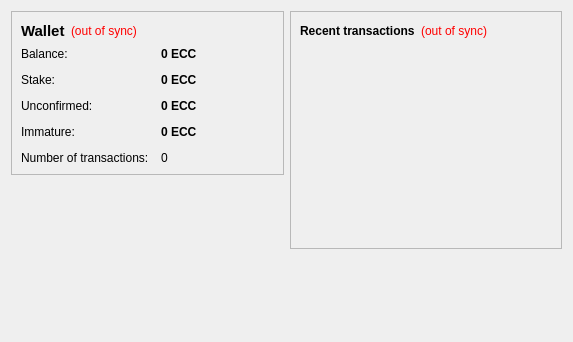
<?xml version="1.0" encoding="UTF-8"?>
<ui version="4.0">
 <class>OverviewPage</class>
 <widget class="QWidget" name="OverviewPage">
  <property name="geometry">
   <rect>
    <x>0</x>
    <y>0</y>
    <width>573</width>
    <height>342</height>
   </rect>
  </property>
  <property name="windowTitle">
   <string>Form</string>
  </property>
  <layout class="QHBoxLayout" name="horizontalLayout" stretch="1,1">
   <item>
    <layout class="QVBoxLayout" name="verticalLayout_2">
     <item>
      <widget class="QFrame" name="frame">
       <property name="frameShape">
        <enum>QFrame::StyledPanel</enum>
       </property>
       <property name="frameShadow">
        <enum>QFrame::Raised</enum>
       </property>
       <layout class="QVBoxLayout" name="verticalLayout_4">
        <item>
         <layout class="QHBoxLayout" name="horizontalLayout_4">
          <item>
           <widget class="QLabel" name="label_5">
            <property name="font">
             <font>
              <pointsize>11</pointsize>
              <weight>75</weight>
              <bold>true</bold>
             </font>
            </property>
            <property name="text">
             <string>Wallet</string>
            </property>
           </widget>
          </item>
          <item>
           <widget class="QLabel" name="labelWalletStatus">
            <property name="toolTip">
             <string>The displayed information may be out of date. Your wallet automatically synchronizes with the ECCoin network after a connection is established, but this process has not completed yet.</string>
            </property>
            <property name="styleSheet">
             <string notr="true">QLabel { color: red; }</string>
            </property>
            <property name="text">
             <string notr="true">(out of sync)</string>
            </property>
            <property name="alignment">
             <set>Qt::AlignLeading|Qt::AlignLeft|Qt::AlignVCenter</set>
            </property>
           </widget>
          </item>
          <item>
           <spacer name="horizontalSpacer_2">
            <property name="orientation">
             <enum>Qt::Horizontal</enum>
            </property>
            <property name="sizeHint" stdset="0">
             <size>
              <width>40</width>
              <height>20</height>
             </size>
            </property>
           </spacer>
          </item>
         </layout>
        </item>
        <item>
         <layout class="QFormLayout" name="formLayout_2">
          <property name="fieldGrowthPolicy">
           <enum>QFormLayout::AllNonFixedFieldsGrow</enum>
          </property>
          <property name="horizontalSpacing">
           <number>12</number>
          </property>
          <property name="verticalSpacing">
           <number>12</number>
          </property>
          <item row="0" column="0">
           <widget class="QLabel" name="label">
            <property name="text">
             <string>Balance:</string>
            </property>
           </widget>
          </item>
          <item row="0" column="1">
           <widget class="QLabel" name="labelBalance">
            <property name="font">
             <font>
              <weight>75</weight>
              <bold>true</bold>
             </font>
            </property>
            <property name="cursor">
             <cursorShape>IBeamCursor</cursorShape>
            </property>
            <property name="toolTip">
             <string>Your current balance</string>
            </property>
            <property name="text">
             <string notr="true">0 ECC</string>
            </property>
            <property name="textInteractionFlags">
             <set>Qt::LinksAccessibleByMouse|Qt::TextSelectableByKeyboard|Qt::TextSelectableByMouse</set>
            </property>
           </widget>
          </item>
          <item row="1" column="0">
           <widget class="QLabel" name="label_6">
            <property name="text">
             <string>Stake:</string>
            </property>
           </widget>
          </item>
          <item row="1" column="1">
           <widget class="QLabel" name="labelStake">
            <property name="font">
             <font>
              <weight>75</weight>
              <bold>true</bold>
             </font>
            </property>
            <property name="cursor">
             <cursorShape>IBeamCursor</cursorShape>
            </property>
            <property name="toolTip">
             <string>Total of coins that was staked, and do not yet count toward the current balance</string>
            </property>
            <property name="text">
             <string notr="true">0 ECC</string>
            </property>
            <property name="textInteractionFlags">
             <set>Qt::LinksAccessibleByMouse|Qt::TextSelectableByKeyboard|Qt::TextSelectableByMouse</set>
            </property>
           </widget>
          </item>
          <item row="2" column="0">
           <widget class="QLabel" name="label_3">
            <property name="text">
             <string>Unconfirmed:</string>
            </property>
           </widget>
          </item>
          <item row="2" column="1">
           <widget class="QLabel" name="labelUnconfirmed">
            <property name="font">
             <font>
              <weight>75</weight>
              <bold>true</bold>
             </font>
            </property>
            <property name="cursor">
             <cursorShape>IBeamCursor</cursorShape>
            </property>
            <property name="toolTip">
             <string>Total of transactions that have yet to be confirmed, and do not yet count toward the current balance</string>
            </property>
            <property name="text">
             <string notr="true">0 ECC</string>
            </property>
            <property name="textInteractionFlags">
             <set>Qt::LinksAccessibleByMouse|Qt::TextSelectableByKeyboard|Qt::TextSelectableByMouse</set>
            </property>
           </widget>
          </item>
          <item row="3" column="0">
           <widget class="QLabel" name="labelImmatureText">
            <property name="text">
             <string>Immature:</string>
            </property>
           </widget>
          </item>
          <item row="3" column="1">
           <widget class="QLabel" name="labelImmature">
            <property name="font">
             <font>
              <weight>75</weight>
              <bold>true</bold>
             </font>
            </property>
            <property name="toolTip">
             <string>Mined balance that has not yet matured</string>
            </property>
            <property name="text">
             <string notr="true">0 ECC</string>
            </property>
            <property name="textInteractionFlags">
             <set>Qt::LinksAccessibleByMouse|Qt::TextSelectableByKeyboard|Qt::TextSelectableByMouse</set>
            </property>
           </widget>
          </item>
          <item row="4" column="0">
           <widget class="QLabel" name="label_2">
            <property name="text">
             <string>Number of transactions:</string>
            </property>
           </widget>
          </item>
          <item row="4" column="1">
           <widget class="QLabel" name="labelNumTransactions">
            <property name="toolTip">
             <string>Total number of transactions in wallet</string>
            </property>
            <property name="text">
             <string notr="true">0</string>
            </property>
           </widget>
          </item>
         </layout>
        </item>
       </layout>
      </widget>
     </item>
     <item>
      <spacer name="verticalSpacer">
       <property name="orientation">
        <enum>Qt::Vertical</enum>
       </property>
       <property name="sizeHint" stdset="0">
        <size>
         <width>20</width>
         <height>40</height>
        </size>
       </property>
      </spacer>
     </item>
     <item>
      <widget class="QLabel" name="label_6">
       <property name="text">
        <string/>
       </property>
       <property name="pixmap">
        <pixmap resource="../bitcoin.qrc">:/images/backg</pixmap>
       </property>
       <property name="scaledContents">
        <bool>false</bool>
       </property>
       <property name="alignment">
        <set>Qt::AlignCenter</set>
       </property>
       <property name="margin">
        <number>-2</number>
       </property>
      </widget>
     </item>
    </layout>
   </item>
   <item>
    <layout class="QVBoxLayout" name="verticalLayout_3">
     <item>
      <widget class="QFrame" name="frame_2">
       <property name="frameShape">
        <enum>QFrame::StyledPanel</enum>
       </property>
       <property name="frameShadow">
        <enum>QFrame::Raised</enum>
       </property>
       <layout class="QVBoxLayout" name="verticalLayout">
        <item>
         <layout class="QHBoxLayout" name="horizontalLayout_2">
          <item>
           <widget class="QLabel" name="label_4">
            <property name="text">
             <string>&lt;b&gt;Recent transactions&lt;/b&gt;</string>
            </property>
           </widget>
          </item>
          <item>
           <widget class="QLabel" name="labelTransactionsStatus">
            <property name="toolTip">
             <string>The displayed information may be out of date. Your wallet automatically synchronizes with the ECCoin network after a connection is established, but this process has not completed yet.</string>
            </property>
            <property name="styleSheet">
             <string notr="true">QLabel { color: red; }</string>
            </property>
            <property name="text">
             <string notr="true">(out of sync)</string>
            </property>
            <property name="alignment">
             <set>Qt::AlignRight|Qt::AlignTrailing|Qt::AlignVCenter</set>
            </property>
           </widget>
          </item>
          <item>
           <spacer name="horizontalSpacer">
            <property name="orientation">
             <enum>Qt::Horizontal</enum>
            </property>
            <property name="sizeHint" stdset="0">
             <size>
              <width>40</width>
              <height>20</height>
             </size>
            </property>
           </spacer>
          </item>
         </layout>
        </item>
        <item>
         <widget class="QListView" name="listTransactions">
          <property name="styleSheet">
           <string notr="true">QListView { background: transparent; }</string>
          </property>
          <property name="frameShape">
           <enum>QFrame::NoFrame</enum>
          </property>
          <property name="verticalScrollBarPolicy">
           <enum>Qt::ScrollBarAlwaysOff</enum>
          </property>
          <property name="horizontalScrollBarPolicy">
           <enum>Qt::ScrollBarAlwaysOff</enum>
          </property>
          <property name="selectionMode">
           <enum>QAbstractItemView::NoSelection</enum>
          </property>
         </widget>
        </item>
       </layout>
      </widget>
     </item>
     <item>
      <spacer name="verticalSpacer_2">
       <property name="orientation">
        <enum>Qt::Vertical</enum>
       </property>
       <property name="sizeHint" stdset="0">
        <size>
         <width>20</width>
         <height>40</height>
        </size>
       </property>
      </spacer>
     </item>
    </layout>
   </item>
  </layout>
 </widget>
 <resources/>
 <connections/>
</ui>
